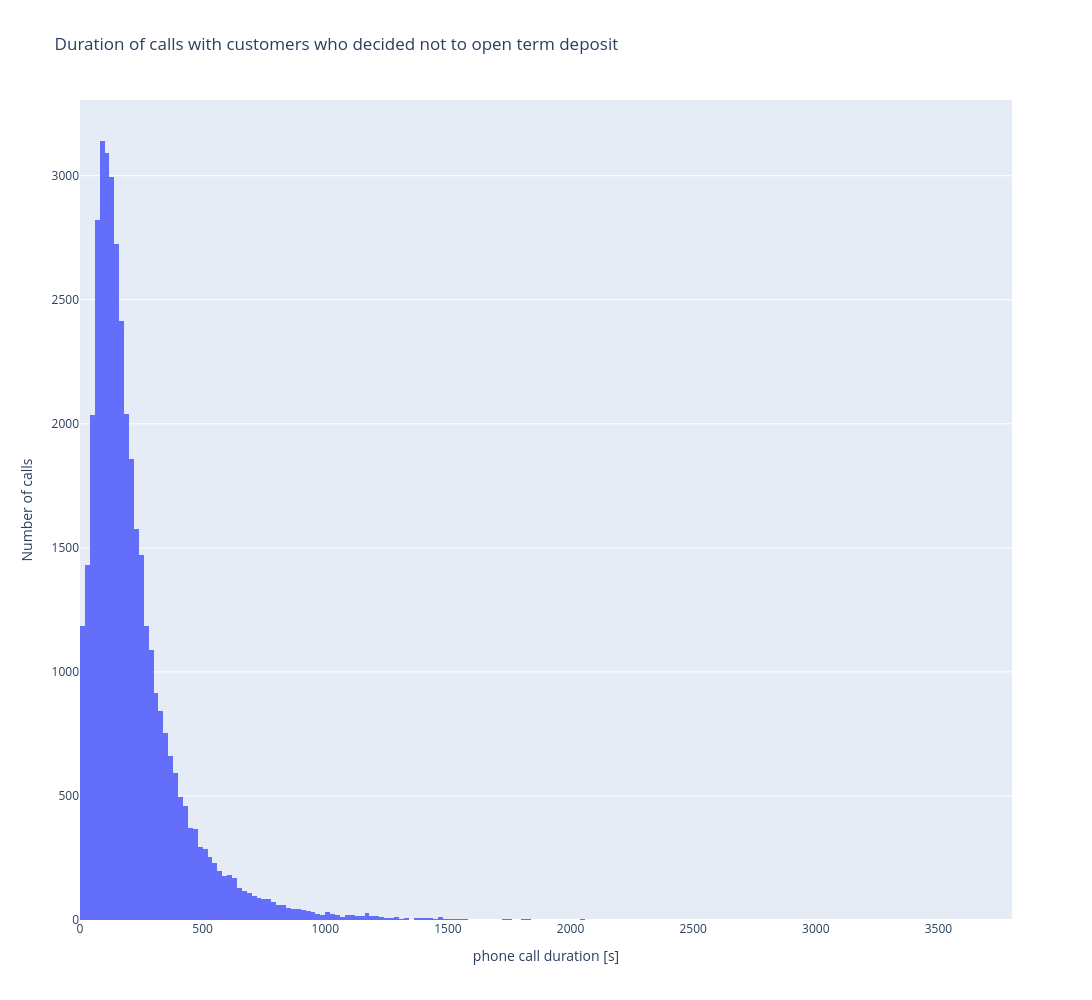

The cell this chart's notebook holds for it:
### Code cell
no = fast_banks.filter(pl.col("y") == "no")
fig_no = px.histogram(no,x="duration",labels={"duration" : "phone call duration [s]"},title = "Duration of calls with customers who decided not to open term deposit")
fig_no.update_layout(width=1500,height=1000, yaxis_title = "Number of calls")
fig_no.update_traces(xbins=dict(
    start=0,
    end=4000,
    size=20 
))
fig_no.show()

### Figure 1 — Plotly figure (JSON) as saved in the notebook; plotly's stock layout.template omitted (floating-point values rounded to 4 significant figures; data arrays with more than 128 entries replaced by an {"elided": "..."} marker saying what was removed)
{"data": [{"bingroup": "x", "hovertemplate": "phone call duration [s]=%{x}<br>count=%{y}<extra></extra>", "legendgroup": "", "marker": {"color": "#636efa", "pattern": {"shape": ""}}, "name": "", "orientation": "v", "showlegend": false, "type": "histogram", "x": {"elided": "39922 int values"}, "xaxis": "x", "xbins": {"end": 4000, "size": 20, "start": 0}, "yaxis": "y"}], "layout": {"barmode": "relative", "height": 1000, "legend": {"tracegroupgap": 0}, "title": {"text": "Duration of calls with customers who decided not to open term deposit"}, "width": 1500, "xaxis": {"anchor": "y", "domain": [0, 1], "title": {"text": "phone call duration [s]"}}, "yaxis": {"anchor": "x", "domain": [0, 1], "title": {"text": "Number of calls"}}}}
